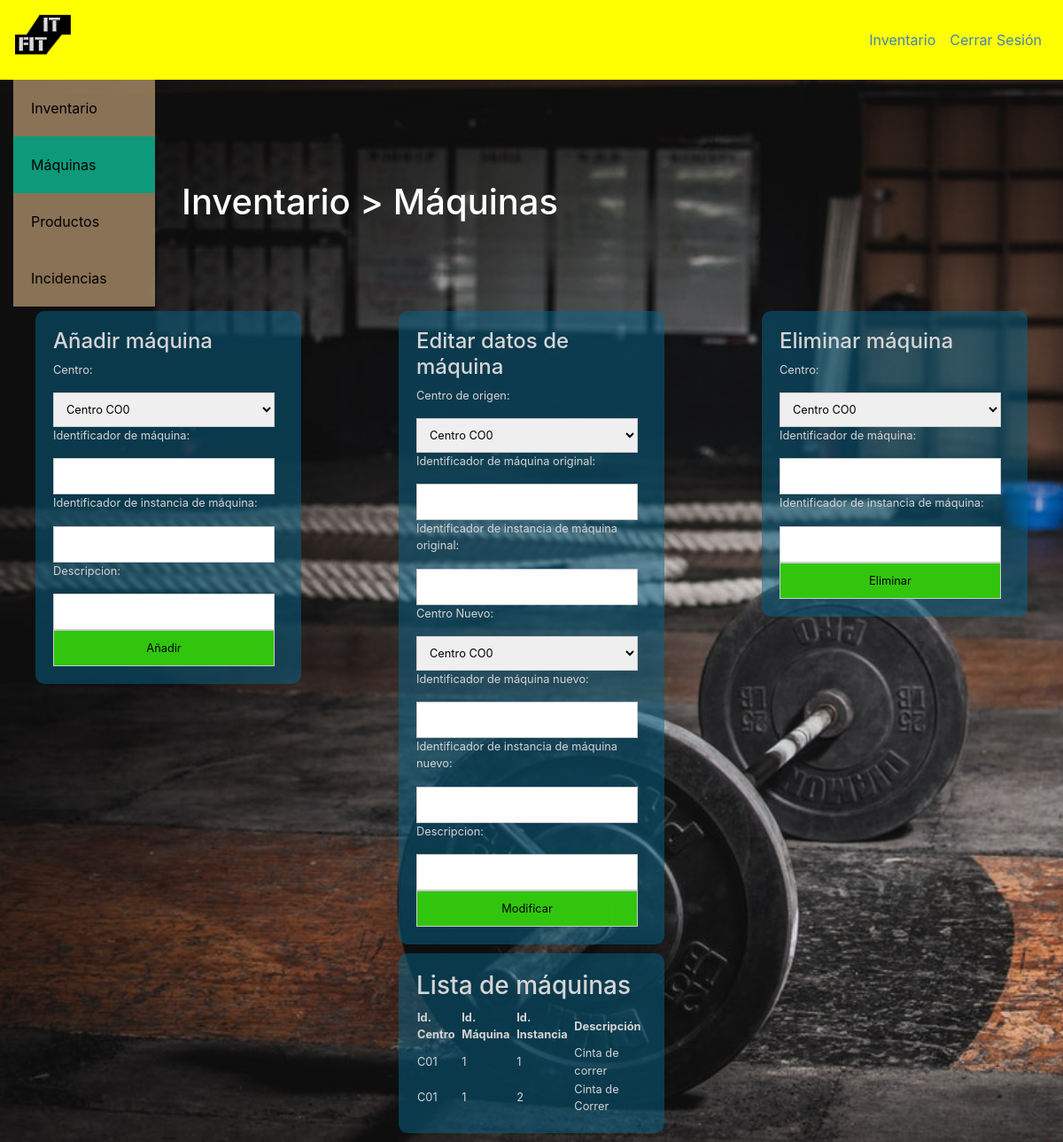
The page /Inventario/maquinas.php (signed in) on the database as committed earlier.
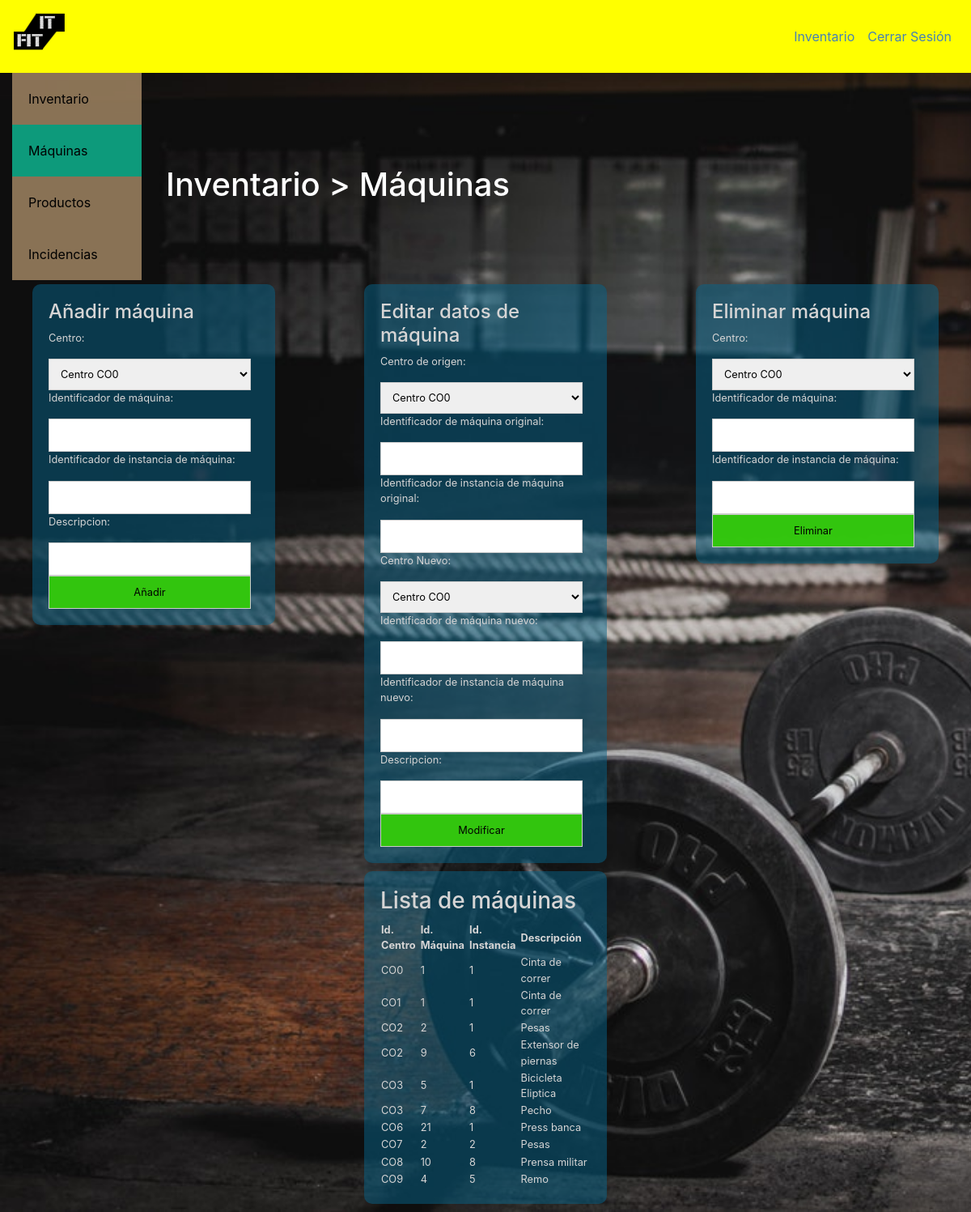
The same page on the database as committed later.
### tables this page shows
CREATE TABLE `maquinas` (
  `IdCentro` varchar(4) NOT NULL,
  `IdMaquina` int(3) NOT NULL,
  `IdInstancia` int(11) NOT NULL,
  `Descripcion` varchar(30) DEFAULT NULL
);

### Inventario/maquinas.php (the view, shortened to what this page needs)
<!DOCTYPE html>
<html>
    <head>
    <link rel="stylesheet" type="text/css" href="../styles/estilos.css">
    <link rel="stylesheet" type="text/css" href="../styles/form.css">
    <link rel="stylesheet" href="../styles/inicio.css">
    <link rel="stylesheet" href="https://stackpath.bootstrapcdn.com/bootstrap/4.4.1/css/bootstrap.min.css">
    </head>
    <body>
        <nav class="navbar sticky-top navbar-expand-lg navbar-dark header">
        <a href="../inicio.html" class="navbar-brand mr-auto">
            <img src="../img/Logo.png" alt="ITFit" width="64" height="64"/>
        </a>
        <span class="areagestion navbar-text">
            <ul class="navbar-nav">
                <li class="nav-link">
                    <a class ="enlace" href="#">Inventario</a>
                </li>
                <li class="nav-link">
                    <a class ="enlace" href="../php/logout.php">Cerrar Sesión</a>
                </li>
            </ul>
        </span>
    </nav>
    <div class="inicio container">
        <div class="row">
            <div class="vertical-menu col-lg-2 col-sm-3">
                <a href="./inventario.php">Inventario</a>
                <a href="#" class="active">Máquinas</a>
                <a href="./productos.php">Productos</a>
                <a href="./incidencias.php">Incidencias</a>
            </div>
            <div class="inicio col-lg-6 col-sm-6">
                <h1>Inventario > Máquinas</h1>
            </div>
        </div>
    </div>
    <div class="row">
        <div class="col-lg-4 col-sm-6">
            <form action="../php/Inventario/anadirmaquina.php" method="post">
                <h4>Añadir máquina</h4>
                <p>Centro:</p>
                <select name="IdCentro" class="field">
                    <?php
                        $db = mysqli_connect(DB_SERVER,DB_USERNAME,DB_PASSWORD,DB_DATABASE) or die ("<h5>No puedo conectarme a la BD.</h5>");
                        $consulta = "Select IdCentro from Centro" ;
                        $resultado = mysqli_query( $db, $consulta ) or die ( "Algo ha ido mal en la consulta a la base de datos");
                        while($columna = mysqli_fetch_array($resultado)){
                            echo "<option value=" . $columna['IdCentro'] . "> Centro " . $columna['IdCentro'] . "</option>" ;
                        }
                    ?>
                </select>
                <p>Identificador de máquina:</p>
                <input type="text" name="IdMaquina" size="20" class="field" maxlength="30"/>
                <p>Identificador de instancia de máquina:</p>
                <input type="text" name="IdInstancia" size="20" class="field" maxlength="30"/>
                <p>Descripcion:</p>
                <input type="text" name="Descripcion" size="20" class="field" maxlength="30"/>
                <input type="submit" class="botton" value="Añadir">
            </form>
        </div>
        <div class="col-lg-4 col-sm-6">
            <form action="../php/Inventario/alterarmaquina.php" method="post">
                <h4>Editar datos de máquina</h4>
                <p>Centro de origen:</p>
                <select name="IdCentroOrig" class="field">
                    <?php
                        $db = mysqli_connect(DB_SERVER,DB_USERNAME,DB_PASSWORD,DB_DATABASE) or die ("<h5>No puedo conectarme a la BD.</h5>");
                        $consulta = "Select IdCentro from Centro" ;
                        $resultado = mysqli_query( $db, $consulta ) or die ( "Algo ha ido mal en la consulta a la base de datos");
                        while($columna = mysqli_fetch_array($resultado)){
                            echo "<option value=" . $columna['IdCentro'] . "> Centro " . $columna['IdCentro'] . "</option>" ;
                        }
                    ?>
                </select>
                <p>Identificador de máquina original:</p>
                <input type="text" name="IdMaquinaOrig" size="20" class="field" maxlength="8"/>
                <p>Identificador de instancia de máquina original:</p>
                <input type="text" name="IdInstanciaOrig" size="20" class="field" maxlength="8"/>
                <p>Centro Nuevo:</p>
                <select name="IdCentroNew" class="field">
                    <?php
                        $db = mysqli_connect(DB_SERVER,DB_USERNAME,DB_PASSWORD,DB_DATABASE) or die ("<h5>No puedo conectarme a la BD.</h5>");
                        $consulta = "Select IdCentro from Centro" ;
                        $resultado = mysqli_query( $db, $consulta ) or die ( "Algo ha ido mal en la consulta a la base de datos");
                        while($columna = mysqli_fetch_array($resultado)){
                            echo "<option value=" . $columna['IdCentro'] . "> Centro " . $columna['IdCentro'] . "</option>" ;
                        }
                    ?>
                </select>
                <p>Identificador de máquina nuevo:</p>
                <input type="text" name="IdMaquinaNew" size="20" class="field" maxlength="8"/>
                <p>Identificador de instancia de máquina nuevo:</p>
                <input type="text" name="IdInstanciaNew" size="20" class="field" maxlength="8"/>
                <p>Descripcion:</p>
                <input type="text" name="Descripcion" size="20" class="field" maxlength="8"/>
                <input type="submit" class="botton" value="Modificar">
            </form>
        </div>
        <div class="col-lg-4 col-sm-6">
            <form action="../php/Inventario/eliminarmaquina.php" method="post">
                <h4>Eliminar máquina</h4>
                <p>Centro:</p>
                <select name="IdCentro" class="field">
                    <?php
                        $db = mysqli_connect(DB_SERVER,DB_USERNAME,DB_PASSWORD,DB_DATABASE) or die ("<h5>No puedo conectarme a la BD.</h5>");
                        $consulta = "Select IdCentro from Centro" ;
                        $resultado = mysqli_query( $db, $consulta ) or die ( "Algo ha ido mal en la consulta a la base de datos");
                        while($columna = mysqli_fetch_array($resultado)){
                            echo "<option value=" . $columna['IdCentro'] . "> Centro " . $columna['IdCentro'] . "</option>" ;
                        }
                    ?>
                </select>
                <p>Identificador de máquina:</p>
                <input type="text" name="IdMaquina" size="20" class="field" maxlength="8"/>
                <p>Identificador de instancia de máquina:</p>
                <input type="text" name="IdInstancia" size="20" class="field" maxlength="8"/>
                <input type="submit" class="botton" value="Eliminar">
            </form>
        </div>
    </div>
    <div class="row">
        <div class="col-sm-12">
            <form>
            <h3>Lista de máquinas</h3>
            <?php
                $db = mysqli_connect(DB_SERVER,DB_USERNAME,DB_PASSWORD,DB_DATABASE) or die ("<h5>No puedo conectarme a la BD.</h5>");
                $consulta = "Select * from Maquinas Order By IdCentro" ;
                $resultado = mysqli_query( $db, $consulta ) or die ( "Algo ha ido mal en la consulta a la base de datos");
                echo "<table borde='2'>";
                echo "<tr>";
                echo "<th>Id. Centro</th>";
                echo "<th>Id. Máquina</th>";
                echo "<th>Id. Instancia</th>";
                echo "<th>Descripción</th>";
                echo "</tr>";
                while($columna = mysqli_fetch_array($resultado)){
                    echo "<tr>";
	                echo "<td>" . $columna['IdCentro'] . "</td><td>" . $columna['IdMaquina'] . "</td><td>" . $columna['IdInstancia'] ."</td><td>" . $columna['Descripcion'] . "</td>";
	                echo "</tr>";
                }
                echo "</table>";
            ?>
        </form>
        </div>
    </div>
    </body>
</html>

### styles/estilos.css (style rules this page uses)
.vertical-menu { width: 200px; padding-bottom: 5px; }
.vertical-menu a { background-color: rgba(222, 184, 135, 0.596); color:black; display: block; padding: 20px; text-decoration: none; }
.vertical-menu a.active { background-color: rgba(14, 250, 199, 0.596); }

### styles/form.css (style rules this page uses)
form { position: relative; margin:0 auto; font-size: 0.8em; border-radius: 10px; color: rgb(214, 213, 213); width: 300px; padding:20px; background-color: rgba(7, 101, 138, 0.5); margin-bottom: 10px; }
input,select { border:0; }
.field { border: solid 1px #ccc; width: 250px; padding:10px; }
.botton { border: solid 1px #ccc; width: 250px; padding:10px; background-color: rgba(51, 199, 14, 0.993); }

### styles/inicio.css (style rules this page uses)
nav.header { background-color: yellow; }
li.nav-link a.enlace { color: steelblue; }
body { background-image: url("../img/gimnasio.jpg"); background-color: powderblue; background-attachment: fixed; background-repeat: no-repeat; background-size: cover; }
div.inicio { padding-top: 10%; color: white; }
.inicio.container { margin-left: 0px; padding-top: 0px; }

Rows that differ between the two databases and show on the page:
removed maquinas: IdCentro "C01", IdMaquina "1", IdInstancia "1", Descripcion "Cinta de correr"
removed maquinas: IdCentro "C01", IdMaquina "1", IdInstancia "2", Descripcion "Cinta de Correr"
added maquinas: IdCentro "CO0", IdMaquina "1", IdInstancia "1", Descripcion "Cinta de correr"
added maquinas: IdCentro "CO1", IdMaquina "1", IdInstancia "1", Descripcion "Cinta de correr"
added maquinas: IdCentro "CO2", IdMaquina "2", IdInstancia "1", Descripcion "Pesas"
added maquinas: IdCentro "CO2", IdMaquina "9", IdInstancia "6", Descripcion "Extensor de piernas"
added maquinas: IdCentro "CO3", IdMaquina "5", IdInstancia "1", Descripcion "Bicicleta Eliptica"
added maquinas: IdCentro "CO3", IdMaquina "7", IdInstancia "8", Descripcion "Pecho"
added maquinas: IdCentro "CO6", IdMaquina "21", IdInstancia "1", Descripcion "Press banca"
added maquinas: IdCentro "CO7", IdMaquina "2", IdInstancia "2", Descripcion "Pesas"
added maquinas: IdCentro "CO8", IdMaquina "10", IdInstancia "8", Descripcion "Prensa militar"
added maquinas: IdCentro "CO9", IdMaquina "4", IdInstancia "5", Descripcion "Remo"
